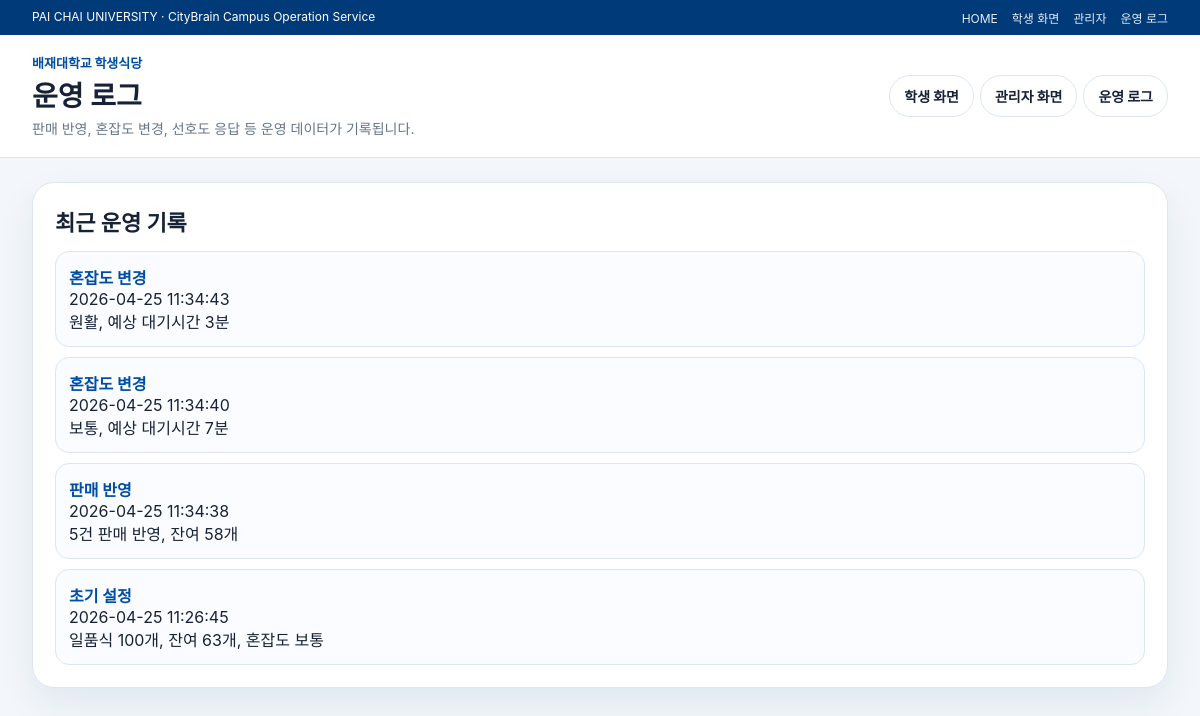
Page /logs on the committed database.
### tables this page shows
CREATE TABLE events (
            id INTEGER PRIMARY KEY AUTOINCREMENT, created_at TEXT, event TEXT, detail TEXT);

### app/main.py (the view)
@app.get('/logs', response_class=HTMLResponse)
def logs(request: Request): return templates.TemplateResponse('logs.html', {'request':request, 's':get_state()})

### app/templates/logs.html
{% extends 'layout.html' %}{% set title='운영 로그' %}{% set subtitle='판매 반영, 혼잡도 변경, 선호도 응답 등 운영 데이터가 기록됩니다.' %}{% block content %}<section class="panel"><h3>최근 운영 기록</h3><div class="timeline">{% for e in s.events %}<div class="event"><strong>{{e.event}}</strong><div class="small">{{e.created_at}}</div><div>{{e.detail}}</div></div>{% endfor %}</div></section>{% endblock %}

### app/templates/layout.html
<!doctype html><html lang="ko"><head><meta charset="utf-8"><meta name="viewport" content="width=device-width,initial-scale=1"><title>CityBrain</title><link rel="stylesheet" href="/static/style.css"></head><body><div class="top"><div class="in"><div>PAI CHAI UNIVERSITY · CityBrain Campus Operation Service</div><div><a href="/">HOME</a><a href="/student">학생 화면</a><a href="/admin">관리자</a><a href="/logs">운영 로그</a></div></div></div><header class="header"><div class="in"><div class="brand"><div class="school">배재대학교 학생식당</div><h1>{{ title }}</h1><p>{{ subtitle }}</p></div><nav class="nav"><a href="/student">학생 화면</a><a href="/admin">관리자 화면</a><a href="/logs">운영 로그</a></nav></div></header><main class="wrap">{% block content %}{% endblock %}</main></body></html>

### app/static/style.css (style rules this page uses)
:root { --blue:#004ea1;--deep:#003a79;--green:#198f55;--bg:#f3f7fb;--line:#dce6f2;--text:#172236;--muted:#66758b;--card:#fff;--shadow:0 16px 36px rgba(8,45,90,.08) }
* { box-sizing:border-box }
body { margin:0;background:var(--bg);font-family:-apple-system,BlinkMacSystemFont,'Segoe UI','Noto Sans KR',Arial,sans-serif;color:var(--text) }
.top { background:var(--deep);color:white;font-size:12px }
.top .in { max-width:1180px;margin:0 auto;padding:9px 22px;display:flex;justify-content:space-between }
.top a { color:white;text-decoration:none;margin-left:14px;opacity:.9 }
.header { background:#fff;border-bottom:1px solid var(--line) }
.header .in { max-width:1180px;margin:0 auto;padding:18px 22px;display:flex;justify-content:space-between;align-items:center;gap:16px }
.brand .school { font-weight:900;color:var(--blue);font-size:13px }
.brand h1 { font-size:28px;margin:2px 0 4px }
.brand p { margin:0;color:var(--muted);font-size:14px;line-height:1.5 }
.nav a { display:inline-block;padding:10px 14px;border:1px solid var(--line);border-radius:999px;text-decoration:none;color:var(--text);font-weight:800;font-size:14px;margin-left:6px;background:#fff }
.wrap { max-width:1180px;margin:0 auto;padding:24px 22px 46px }
.panel { background:var(--card);border:1px solid var(--line);border-radius:22px;padding:22px;box-shadow:var(--shadow);margin-bottom:18px }
.panel h3 { font-size:22px;margin:0 0 14px }
.timeline { display:grid;gap:10px }
.event { background:#fafcff;border:1px solid var(--line);border-radius:14px;padding:13px }
.event strong { color:var(--blue) }

### rows in the picture
events: event "혼잡도 변경", created_at "2026-04-25 11:34:43", detail "원활, 예상 대기시간 3분"
events: event "혼잡도 변경", created_at "2026-04-25 11:34:40", detail "보통, 예상 대기시간 7분"
events: event "판매 반영", created_at "2026-04-25 11:34:38", detail "5건 판매 반영, 잔여 58개"
events: event "초기 설정", created_at "2026-04-25 11:26:45", detail "일품식 100개, 잔여 63개, 혼잡도 보통"

### other values in the picture
{{ title }} "운영 로그"
{{ subtitle }} "판매 반영, 혼잡도 변경, 선호도 응답 등 운영 데이터가 기록됩니다."
